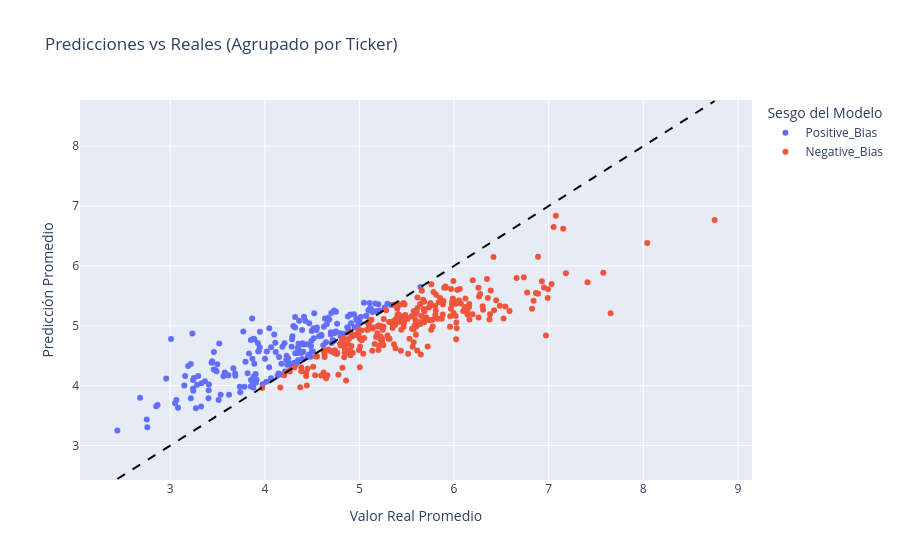

The notebook cell saved with this chart:
### Markdown cell above
Se generan 2 clusters segun las predicciones:
* Positive_Bias: si los residuos son mayores o iguales a cero.
* Negative_Bias: si los residuos son menores a cero.

### Code cell
# Se dividen los datos para predecir el valor de la última fecha disponible para cada ticker en el conjunto de test
X_train = X.iloc[:-len(df['Ticker'].unique())]  # Todos menos la última fecha de cada ticker
y_train = y.iloc[:-len(df['Ticker'].unique())]
X_test = X.iloc[-len(df['Ticker'].unique()):]   # Solo la última fecha de cada ticker
y_test = y.iloc[-len(df['Ticker'].unique()):]

# Recuperar el ticker usando el indice de y_test
tickers_test = df.loc[y_test.index, 'Ticker']

# Predicciones en el conjunto de test
y_pred = pipe.predict(X_test)

# Consolidar resultados individuales en un DataFrame
resultados_df = pd.DataFrame({
    'Ticker': tickers_test,
    'Predicho': y_pred,
    'Real': y_test
})

# Calcular el residuo para cada predicción
resultados_df['Residuo'] = resultados_df['Predicho'] - resultados_df['Real']

# Agrupar por ticker
resultados_agrupados = resultados_df.groupby('Ticker')[['Predicho', 'Real', 'Residuo']].mean()

# Generar el Cluster sobre el promedio de los residuos
resultados_agrupados['Cluster'] = ['Positive_Bias' if r >= 0 else 'Negative_Bias' 
                                   for r in resultados_agrupados['Residuo']]

# Visualizar
fig = px.scatter(
    resultados_agrupados, 
    x='Real', 
    y='Predicho', 
    color='Cluster',
    hover_name=resultados_agrupados.index, 
    labels={'Real':'Valor Real Promedio', 'Predicho':'Predicción Promedio', 'Cluster':'Sesgo del Modelo'},
    title='Predicciones vs Reales (Agrupado por Ticker)'
)

# Línea de identidad perfecta
min_val = resultados_agrupados['Real'].min()
max_val = resultados_agrupados['Real'].max()
fig.add_shape(type='line', x0=min_val, y0=min_val, x1=max_val, y1=max_val,
              line=dict(color='black', dash='dash', width=2))
fig.show()

# Estadísticas por cluster a nivel Ticker
over_mask = resultados_agrupados['Cluster'] == 'Positive_Bias'
under_mask = resultados_agrupados['Cluster'] == 'Negative_Bias'

print("\nEstadísticas por cluster (a nivel de Ticker):")
print(f"Overprediction: {over_mask.sum()} tickers, residuo medio global: {resultados_agrupados.loc[over_mask, 'Residuo'].mean():.4f}")
print(f"Underprediction: {under_mask.sum()} tickers, residuo medio global: {resultados_agrupados.loc[under_mask, 'Residuo'].mean():.4f}")

### Figure 1 — Plotly figure (JSON) as saved in the notebook; plotly's stock layout.template omitted (floating-point values rounded to 4 significant figures; data arrays with more than 128 entries replaced by an {"elided": "..."} marker saying what was removed)
{"data": [{"hovertemplate": "<b>%{hovertext}</b><br><br>Sesgo del Modelo=Positive_Bias<br>Valor Real Promedio=%{x}<br>Predicción Promedio=%{y}<extra></extra>", "hovertext": {"elided": "195 str values"}, "legendgroup": "Positive_Bias", "marker": {"color": "#636efa", "symbol": "circle"}, "mode": "markers", "name": "Positive_Bias", "orientation": "v", "showlegend": true, "type": "scatter", "x": {"elided": "195 float values"}, "xaxis": "x", "y": {"elided": "195 float values"}, "yaxis": "y"}, {"hovertemplate": "<b>%{hovertext}</b><br><br>Sesgo del Modelo=Negative_Bias<br>Valor Real Promedio=%{x}<br>Predicción Promedio=%{y}<extra></extra>", "hovertext": {"elided": "260 str values"}, "legendgroup": "Negative_Bias", "marker": {"color": "#EF553B", "symbol": "circle"}, "mode": "markers", "name": "Negative_Bias", "orientation": "v", "showlegend": true, "type": "scatter", "x": {"elided": "260 float values"}, "xaxis": "x", "y": {"elided": "260 float values"}, "yaxis": "y"}], "layout": {"legend": {"title": {"text": "Sesgo del Modelo"}, "tracegroupgap": 0}, "shapes": [{"line": {"color": "black", "dash": "dash", "width": 2}, "type": "line", "x0": 2.441, "x1": 8.754, "y0": 2.441, "y1": 8.754}], "title": {"text": "Predicciones vs Reales (Agrupado por Ticker)"}, "xaxis": {"anchor": "y", "domain": [0, 1], "title": {"text": "Valor Real Promedio"}}, "yaxis": {"anchor": "x", "domain": [0, 1], "title": {"text": "Predicción Promedio"}}}}
